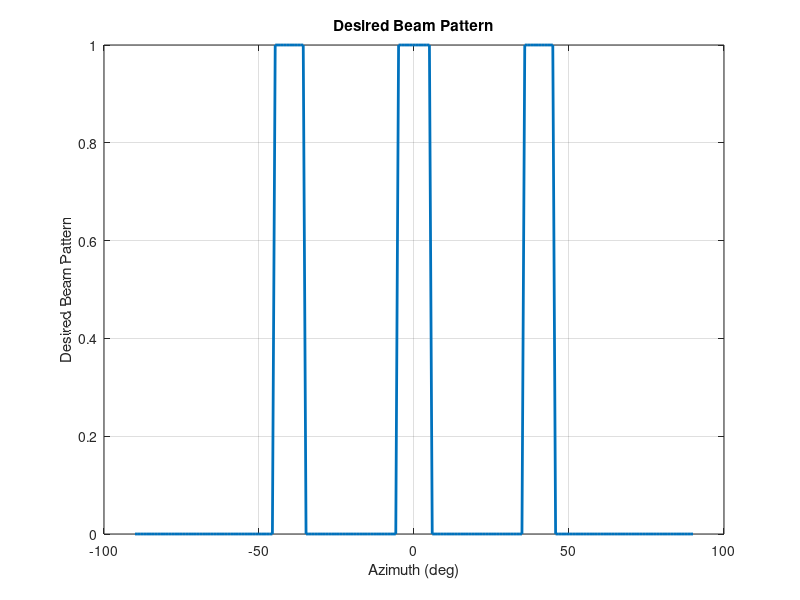

This chart was generated by the following MATLAB code: (Note: this script raises an error after producing the figure.)
clc;
clear all;
close all;
addpath('./functions');

rng('default');

N = 10;
d = 0.5;
lambda = 2 * d;
Pt = 10;

% ULA 一维阵元位置，单位为 wavelength
pos = ((0:N-1) - (N-1) / 2) * d;
% pos = (0:N-1) * d;
normalizedPos = pos / lambda;

% Targets of interest
theta_est = [-40 0 40];

theta_grid = linspace(-90, 90, 200);
beamwidth = 10;

% Desired beam pattern
P_des = zeros(size(theta_grid));
idx = false(size(theta_grid));
for i = 1:numel(theta_est)
    idx = idx | theta_grid >= theta_est(i) - beamwidth / 2 & theta_grid <= theta_est(i) + beamwidth / 2;
end
P_des(idx) = 1;

figure(1);
plot(theta_grid, P_des, 'LineWidth', 2);
xlabel('Azimuth (deg)');
ylabel('Desired Beam Pattern');
title('Desired Beam Pattern');
grid on;

A = steeringMatrixULA1D(normalizedPos, theta_grid);
%% A. Squared Error Optimization
Rmmse = helperMMSECovariance(normalizedPos, P_des, theta_grid);
Rmmse = Rmmse * (Pt/N);
P_mmse = abs(diag(A'*Rmmse*A))/(4*pi);

fprintf('trace(Rmmse) = %.6f\n',  trace(Rmmse));

%% A. Squared Error Optimization, 不用 cos(theta) 权重，不做积分归一化，不用 barrier/Newton，直接 CVX 最小化二范数。
[Rmmse1, b] = helperMMSECovariance_direct(normalizedPos, P_des, theta_grid, Pt);
P_mmse1 = abs(diag(A'*Rmmse1*A))/(4*pi);
fprintf('trace(Rmmse1) = %.6f\n',  trace(Rmmse1));

%% B. Maximum Error Optimization
Rminmax = helperMinMaxCovariance(normalizedPos, P_des, theta_grid);
Rminmax = Rminmax * (Pt/N);
P_minmax = abs(diag(A'*Rminmax*A))/(4*pi);

fprintf('trace(Rminmax) = %.6f\n',  trace(Rminmax));

%% Plot Fig
figure(1);
plot(theta_grid, 10 * log10(P_des / max(P_des) + eps), 'LineStyle', '--', 'LineWidth', 2, 'Color', 'k'); hold on;
plot(theta_grid, 10 * log10(P_mmse / max(P_mmse) + eps), 'LineStyle', '--', 'LineWidth', 2, 'Color', 'r'); hold on;
plot(theta_grid, 10 * log10(P_mmse1 / max(P_mmse1) + eps), 'LineStyle', '--', 'LineWidth', 2, 'Color', 'c'); hold on;
plot(theta_grid, 10 * log10(P_minmax / max(P_minmax) + eps), 'LineStyle', '-', 'LineWidth', 2, 'Color', 'b');
xlabel('Azimuth (deg)');
ylabel('Normalized (dB)');
legend('Desired', 'SquaredErrorOptimization', 'myMMSE', 'MaximumErrorOptimization');
ylim([-40 5]);
title('Transmit Beam Pattern');
grid on;


%% 

%===========================================
width = 8;%设置图宽，这个不用改
height = 6;%设置图高，这个不用改
fontsize = 18;%设置图中字体大小
linewidth = 2;%设置线宽，一般大小为2，好看些。1是默认大小
markersize = 10;%标记的大小，按照个人喜好设置。

set(groot, 'defaultAxesFontName', 'Times New Roman');
set(groot, 'defaultTextFontName', 'Times New Roman');
set(groot, 'defaultLegendFontName', 'Times New Roman');
%%========================================================================================
%    开始画图
%%========================================================================================

figure(2);
% fig(h, 'units','inches','width',width, 'height', height, 'font','Times New Roman','fontsize',fontsize);%这是用于裁剪figure的。需要把fig.m文件放在一个文件夹中

%颜色集合，这是默认的八种颜色，颜色的数量可以更改0.101785714285714 0.1699604743083 0.380357142857143 0.798418972332016
ColorSet = [
0       0       0   % 黑色
1       0       0      % 红色
0       0       1      % 蓝色
0       0.5     0   % 深绿色
1       0.75    0.8 % 粉色
0.5     0       0.5  % 紫色
0.5     0.5     0   % 橄榄绿
0       0       0.5 % 深蓝色
0       1       0      % 绿色
1       0       1      % 洋红色
0       1       1      % 青色
1       0.5     0      % 橙色
0.6     0.3     0   % 棕色
0       0       0
0.5     0       0   % 深红色
0.5     0.5     0.5 % 灰色
    ];
%设置循环使用的颜色集合
set(gcf, 'DefaultAxesColorOrder', ColorSet);
% gca表示对axes的设置；  gcf表示对figure的设置
set(gcf, 'Units', 'inches');
% set(gcf, 'Position', [0, 0, width, height]);
set(gcf, 'Color', 'white'); % 设置背景是白色的 原先是灰色的 论文里面不好看
set(gcf, 'Renderer', 'painters');
set(gcf, 'PaperUnits', 'inches');
set(gcf, 'PaperPosition', [0, 0, width, height]);
set(gcf, 'PaperSize', [width, height]);
set(gcf, 'PaperPositionMode', 'manual');

P_des_plot = Pt * P_des / (2 * pi * trapz(deg2rad(theta_grid), P_des .* cosd(theta_grid)));
plot(theta_grid, 10 * log10(P_des_plot + eps), 'LineStyle', '-', 'LineWidth', 2, 'Color', 'k'); hold on;
plot(theta_grid, 10 * log10(P_mmse + eps), 'LineStyle', '--', 'LineWidth', 2, 'Color', 'r'); hold on;
plot(theta_grid, 10 * log10(P_mmse1 + eps), 'LineStyle', '--', 'LineWidth', 2, 'Color', 'c'); hold on;
plot(theta_grid, 10 * log10(P_minmax + eps), 'LineStyle', '-', 'LineWidth', 2, 'Color', 'b');

%-------------------------------------------------------------------

% 设置坐标轴的数字大小，包括xlabel/ylabel文字(坐标轴标注)大小.同时影响图例、标题等,除非它们被单独设置。
% 所以一开始就使用这行先设置刻度字体字号，然后在后面在单独设置坐标轴标注、图例、标题等的 字体字号。
set(gca, 'FontSize',fontsize,'FontName','Times New Roman');

h_legend = legend('Desired', 'SquaredErrorOptimization', 'ProposedSquaredErrorOptim', 'MaximumErrorOptimization', 'Interpreter','latex');  %图例，与上面的曲线先后对应

legendsize = 14;
set(h_legend,'FontName','Times New Roman','FontSize',legendsize,'FontWeight','normal','LineWidth',1,'Location','NorthEast');
set(h_legend,'Interpreter','latex') %  'box','off');
% h_legend.Interpreter = 'latex';
labelsize = 18;
xlabel('$\theta^{\circ}$','FontName','Times New Roman','FontSize',labelsize,'FontWeight','normal','Color','k','Interpreter','latex');%横坐标标号,坐标轴label字体、字体大小
ylabel('Beampattern (dB)','FontName','Times New Roman','FontSize',labelsize,'FontWeight','normal','Color','k','Interpreter','latex');%纵坐标标号，坐标轴label字体、字体大小

axis([-90 90 -40 10]);         % 横纵坐标范围

%----- Grid 设置----------------
grid on;
set(gca,'GridLineStyle', '--', 'Gridalpha',0.2, 'LineWidth', 1, 'GridLineWidth', 0.5, 'Layer','bottom');

%--------- savefig-------------
set(gca, 'Units', 'normalized');
set(gca, 'Position', [0.11, 0.12, 0.87, 0.86]);

print(gcf, 'Fig_3_2.pdf', '-dpdf', '-vector');
